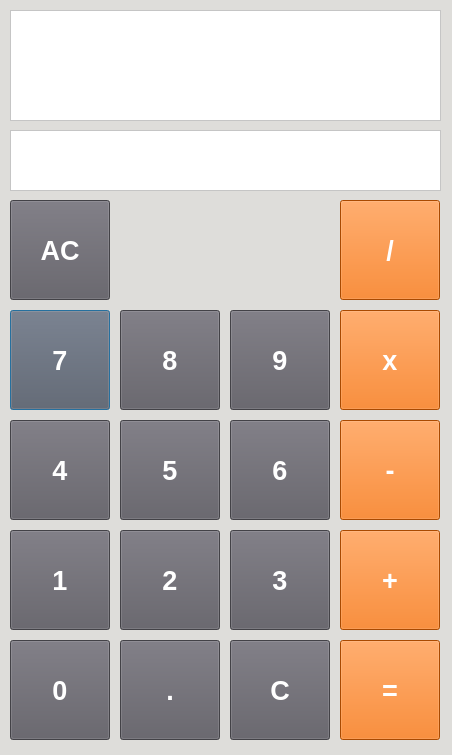
<?xml version="1.0" encoding="UTF-8"?>
<ui version="4.0">
 <class>Dialog</class>
 <widget class="QDialog" name="Dialog">
  <property name="geometry">
   <rect>
    <x>0</x>
    <y>0</y>
    <width>452</width>
    <height>755</height>
   </rect>
  </property>
  <property name="windowTitle">
   <string>Dialog</string>
  </property>
  <property name="styleSheet">
   <string notr="true">background-color: rgb(222, 221, 218);</string>
  </property>
  <widget class="QPushButton" name="numButton_7">
   <property name="geometry">
    <rect>
     <x>10</x>
     <y>310</y>
     <width>100</width>
     <height>100</height>
    </rect>
   </property>
   <property name="font">
    <font>
     <pointsize>20</pointsize>
     <weight>75</weight>
     <bold>true</bold>
    </font>
   </property>
   <property name="styleSheet">
    <string notr="true">background-color: rgb(94, 92, 100);
color: rgb(255, 255, 255);</string>
   </property>
   <property name="text">
    <string>7</string>
   </property>
  </widget>
  <widget class="QPushButton" name="numButton_8">
   <property name="geometry">
    <rect>
     <x>120</x>
     <y>310</y>
     <width>100</width>
     <height>100</height>
    </rect>
   </property>
   <property name="font">
    <font>
     <pointsize>20</pointsize>
     <weight>75</weight>
     <bold>true</bold>
    </font>
   </property>
   <property name="styleSheet">
    <string notr="true">background-color: rgb(94, 92, 100);
color: rgb(255, 255, 255);</string>
   </property>
   <property name="text">
    <string>8</string>
   </property>
  </widget>
  <widget class="QPushButton" name="numButton_9">
   <property name="geometry">
    <rect>
     <x>230</x>
     <y>310</y>
     <width>100</width>
     <height>100</height>
    </rect>
   </property>
   <property name="font">
    <font>
     <pointsize>20</pointsize>
     <weight>75</weight>
     <bold>true</bold>
    </font>
   </property>
   <property name="styleSheet">
    <string notr="true">background-color: rgb(94, 92, 100);
color: rgb(255, 255, 255);</string>
   </property>
   <property name="text">
    <string>9</string>
   </property>
  </widget>
  <widget class="QPushButton" name="numButton_4">
   <property name="geometry">
    <rect>
     <x>10</x>
     <y>420</y>
     <width>100</width>
     <height>100</height>
    </rect>
   </property>
   <property name="font">
    <font>
     <pointsize>20</pointsize>
     <weight>75</weight>
     <bold>true</bold>
    </font>
   </property>
   <property name="styleSheet">
    <string notr="true">background-color: rgb(94, 92, 100);
color: rgb(255, 255, 255);</string>
   </property>
   <property name="text">
    <string>4</string>
   </property>
  </widget>
  <widget class="QPushButton" name="numButton_5">
   <property name="geometry">
    <rect>
     <x>120</x>
     <y>420</y>
     <width>100</width>
     <height>100</height>
    </rect>
   </property>
   <property name="font">
    <font>
     <pointsize>20</pointsize>
     <weight>75</weight>
     <bold>true</bold>
    </font>
   </property>
   <property name="styleSheet">
    <string notr="true">background-color: rgb(94, 92, 100);
color: rgb(255, 255, 255);</string>
   </property>
   <property name="text">
    <string>5</string>
   </property>
  </widget>
  <widget class="QPushButton" name="numButton_6">
   <property name="geometry">
    <rect>
     <x>230</x>
     <y>420</y>
     <width>100</width>
     <height>100</height>
    </rect>
   </property>
   <property name="font">
    <font>
     <pointsize>20</pointsize>
     <weight>75</weight>
     <bold>true</bold>
    </font>
   </property>
   <property name="styleSheet">
    <string notr="true">background-color: rgb(94, 92, 100);
color: rgb(255, 255, 255);</string>
   </property>
   <property name="text">
    <string>6</string>
   </property>
  </widget>
  <widget class="QPushButton" name="numButton_1">
   <property name="geometry">
    <rect>
     <x>10</x>
     <y>530</y>
     <width>100</width>
     <height>100</height>
    </rect>
   </property>
   <property name="font">
    <font>
     <pointsize>20</pointsize>
     <weight>75</weight>
     <bold>true</bold>
    </font>
   </property>
   <property name="styleSheet">
    <string notr="true">background-color: rgb(94, 92, 100);
color: rgb(255, 255, 255);</string>
   </property>
   <property name="text">
    <string>1</string>
   </property>
  </widget>
  <widget class="QPushButton" name="numButton_2">
   <property name="geometry">
    <rect>
     <x>120</x>
     <y>530</y>
     <width>100</width>
     <height>100</height>
    </rect>
   </property>
   <property name="font">
    <font>
     <pointsize>20</pointsize>
     <weight>75</weight>
     <bold>true</bold>
    </font>
   </property>
   <property name="styleSheet">
    <string notr="true">background-color: rgb(94, 92, 100);
color: rgb(255, 255, 255);</string>
   </property>
   <property name="text">
    <string>2</string>
   </property>
  </widget>
  <widget class="QPushButton" name="numButton_3">
   <property name="geometry">
    <rect>
     <x>230</x>
     <y>530</y>
     <width>100</width>
     <height>100</height>
    </rect>
   </property>
   <property name="font">
    <font>
     <pointsize>20</pointsize>
     <weight>75</weight>
     <bold>true</bold>
    </font>
   </property>
   <property name="styleSheet">
    <string notr="true">background-color: rgb(94, 92, 100);
color: rgb(255, 255, 255);</string>
   </property>
   <property name="text">
    <string>3</string>
   </property>
  </widget>
  <widget class="QPushButton" name="numButton_0">
   <property name="geometry">
    <rect>
     <x>10</x>
     <y>640</y>
     <width>100</width>
     <height>100</height>
    </rect>
   </property>
   <property name="font">
    <font>
     <pointsize>20</pointsize>
     <weight>75</weight>
     <bold>true</bold>
    </font>
   </property>
   <property name="styleSheet">
    <string notr="true">background-color: rgb(94, 92, 100);
color: rgb(255, 255, 255);</string>
   </property>
   <property name="text">
    <string>0</string>
   </property>
  </widget>
  <widget class="QPushButton" name="pointButton">
   <property name="geometry">
    <rect>
     <x>120</x>
     <y>640</y>
     <width>100</width>
     <height>100</height>
    </rect>
   </property>
   <property name="font">
    <font>
     <pointsize>20</pointsize>
     <weight>75</weight>
     <bold>true</bold>
    </font>
   </property>
   <property name="styleSheet">
    <string notr="true">background-color: rgb(94, 92, 100);
color: rgb(255, 255, 255);</string>
   </property>
   <property name="text">
    <string>.</string>
   </property>
  </widget>
  <widget class="QPushButton" name="opButton_mul">
   <property name="geometry">
    <rect>
     <x>340</x>
     <y>310</y>
     <width>100</width>
     <height>100</height>
    </rect>
   </property>
   <property name="font">
    <font>
     <pointsize>20</pointsize>
     <weight>75</weight>
     <bold>true</bold>
    </font>
   </property>
   <property name="styleSheet">
    <string notr="true">color: rgb(255, 255, 255);
background-color: rgb(236, 104, 1);</string>
   </property>
   <property name="text">
    <string>x</string>
   </property>
  </widget>
  <widget class="QPushButton" name="opButton_minus">
   <property name="geometry">
    <rect>
     <x>340</x>
     <y>420</y>
     <width>100</width>
     <height>100</height>
    </rect>
   </property>
   <property name="font">
    <font>
     <pointsize>20</pointsize>
     <weight>75</weight>
     <bold>true</bold>
    </font>
   </property>
   <property name="styleSheet">
    <string notr="true">color: rgb(255, 255, 255);
background-color: rgb(236, 104, 1);</string>
   </property>
   <property name="text">
    <string>-</string>
   </property>
  </widget>
  <widget class="QPushButton" name="opButton_plus">
   <property name="geometry">
    <rect>
     <x>340</x>
     <y>530</y>
     <width>100</width>
     <height>100</height>
    </rect>
   </property>
   <property name="font">
    <font>
     <pointsize>20</pointsize>
     <weight>75</weight>
     <bold>true</bold>
    </font>
   </property>
   <property name="styleSheet">
    <string notr="true">color: rgb(255, 255, 255);
background-color: rgb(236, 104, 1);</string>
   </property>
   <property name="text">
    <string>+</string>
   </property>
  </widget>
  <widget class="QPushButton" name="opButton_eq">
   <property name="geometry">
    <rect>
     <x>340</x>
     <y>640</y>
     <width>100</width>
     <height>100</height>
    </rect>
   </property>
   <property name="font">
    <font>
     <pointsize>20</pointsize>
     <weight>75</weight>
     <bold>true</bold>
    </font>
   </property>
   <property name="styleSheet">
    <string notr="true">color: rgb(255, 255, 255);
background-color: rgb(236, 104, 1);</string>
   </property>
   <property name="text">
    <string>=</string>
   </property>
  </widget>
  <widget class="QPushButton" name="opButton_div">
   <property name="geometry">
    <rect>
     <x>340</x>
     <y>200</y>
     <width>100</width>
     <height>100</height>
    </rect>
   </property>
   <property name="font">
    <font>
     <pointsize>20</pointsize>
     <weight>75</weight>
     <bold>true</bold>
    </font>
   </property>
   <property name="styleSheet">
    <string notr="true">color: rgb(255, 255, 255);
background-color: rgb(236, 104, 1);</string>
   </property>
   <property name="text">
    <string>/</string>
   </property>
  </widget>
  <widget class="QPushButton" name="acButton">
   <property name="geometry">
    <rect>
     <x>10</x>
     <y>200</y>
     <width>100</width>
     <height>100</height>
    </rect>
   </property>
   <property name="font">
    <font>
     <pointsize>20</pointsize>
     <weight>75</weight>
     <bold>true</bold>
    </font>
   </property>
   <property name="styleSheet">
    <string notr="true">background-color: rgb(94, 92, 100);
color: rgb(255, 255, 255);</string>
   </property>
   <property name="text">
    <string>AC</string>
   </property>
  </widget>
  <widget class="QTextEdit" name="text_current">
   <property name="geometry">
    <rect>
     <x>10</x>
     <y>130</y>
     <width>431</width>
     <height>61</height>
    </rect>
   </property>
   <property name="font">
    <font>
     <pointsize>15</pointsize>
     <weight>75</weight>
     <bold>true</bold>
    </font>
   </property>
   <property name="layoutDirection">
    <enum>Qt::LeftToRight</enum>
   </property>
   <property name="styleSheet">
    <string notr="true">background-color: rgb(255, 255, 255);
color: rgb(0, 0, 0);
</string>
   </property>
  </widget>
  <widget class="QPushButton" name="undoButton">
   <property name="geometry">
    <rect>
     <x>230</x>
     <y>640</y>
     <width>100</width>
     <height>100</height>
    </rect>
   </property>
   <property name="font">
    <font>
     <pointsize>20</pointsize>
     <weight>75</weight>
     <bold>true</bold>
    </font>
   </property>
   <property name="styleSheet">
    <string notr="true">background-color: rgb(94, 92, 100);
color: rgb(255, 255, 255);</string>
   </property>
   <property name="text">
    <string>C</string>
   </property>
  </widget>
  <widget class="QTextEdit" name="text_history">
   <property name="geometry">
    <rect>
     <x>10</x>
     <y>10</y>
     <width>431</width>
     <height>111</height>
    </rect>
   </property>
   <property name="font">
    <font>
     <pointsize>13</pointsize>
    </font>
   </property>
   <property name="styleSheet">
    <string notr="true">background-color: rgb(255, 255, 255);
color: rgb(0, 0, 0);
</string>
   </property>
  </widget>
 </widget>
 <resources/>
 <connections/>
</ui>
